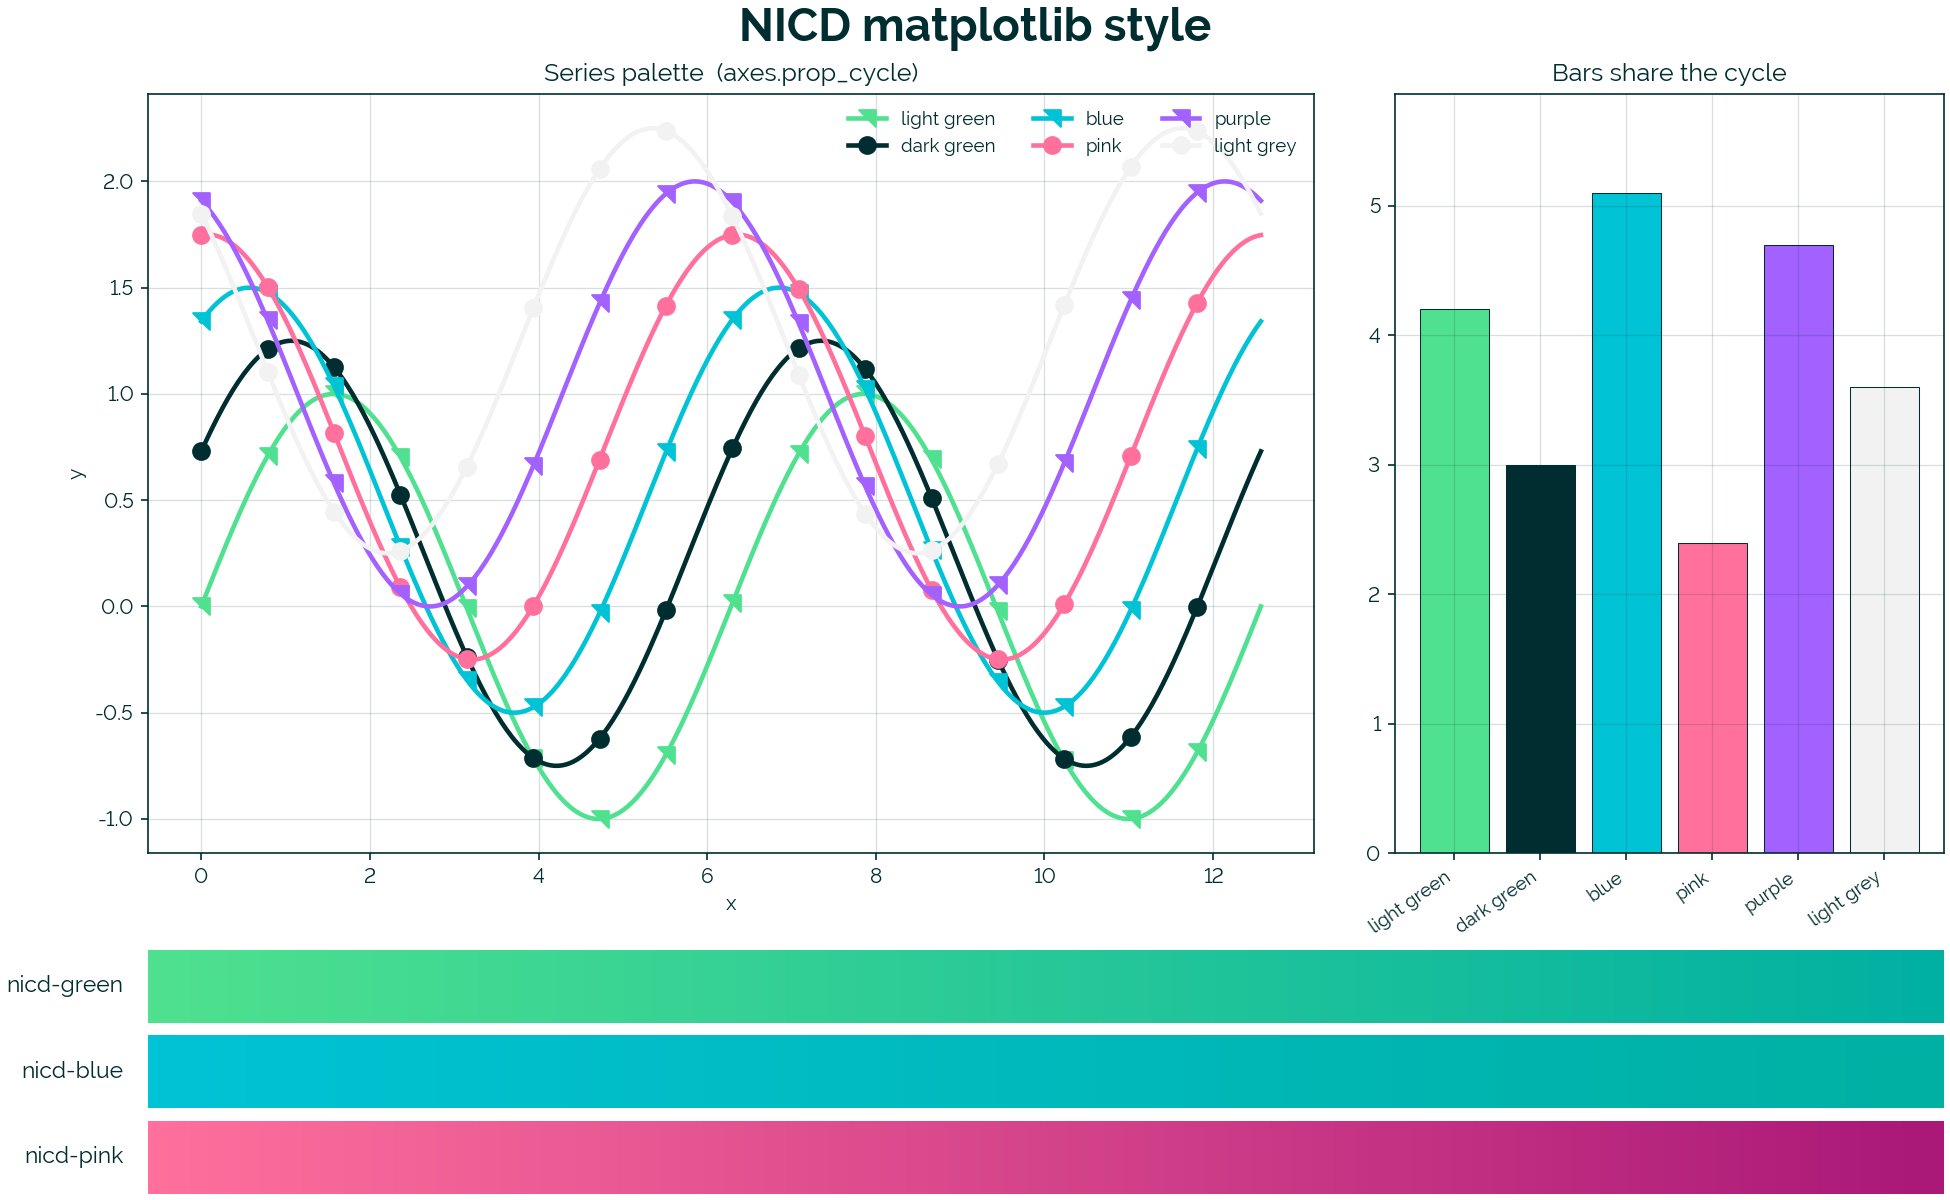

Python code for this plot:
#!/usr/bin/env python3
"""Show off the NICD matplotlib style + named colours + gradient colormaps.

Run from the repo root:

    uv run --with matplotlib python demo.py

or, with matplotlib already installed:

    python demo.py

Writes ``demo.png`` next to this script.
"""
from __future__ import annotations

import pathlib

import nicd_palette  # noqa: F401  -- side-effect: registers names + cmaps

import matplotlib.pyplot as plt  # noqa: E402
import numpy as np  # noqa: E402
from matplotlib.gridspec import GridSpec  # noqa: E402


PALETTE = [
    "nicd:light-green",
    "nicd:dark-green",
    "nicd:blue",
    "nicd:pink",
    "nicd:purple",
    "nicd:light-grey",
]
PALETTE_LABELS = [name.split(":", 1)[1].replace("-", " ") for name in PALETTE]
GRADIENTS = ["nicd-green", "nicd-blue", "nicd-pink"]


def main() -> None:
    nicd_palette.use()

    fig = plt.figure(figsize=(13, 8), constrained_layout=True)
    fig.suptitle("NICD matplotlib style", fontsize=22, fontweight="bold")

    gs = GridSpec(5, 3, figure=fig, height_ratios=[2.6, 2.6, 0.5, 0.5, 0.5])

    # --- Top-left: sinusoids using axes.prop_cycle ----------------------
    ax_lines = fig.add_subplot(gs[0:2, :2])
    x = np.linspace(0, 4 * np.pi, 400)
    for i, label in enumerate(PALETTE_LABELS):
        ax_lines.plot(
            x,
            np.sin(x + i * 0.5) + i * 0.25,
            linewidth=2.2,
            markevery=25,
            markersize=8,
            label=label,
        )
    ax_lines.set_title("Series palette  (axes.prop_cycle)")
    ax_lines.set_xlabel("x")
    ax_lines.set_ylabel("y")
    ax_lines.legend(loc="upper right", ncols=3, fontsize=9)

    # --- Top-right: bars use the same cycle by default ------------------
    ax_bars = fig.add_subplot(gs[0:2, 2])
    heights = [4.2, 3.0, 5.1, 2.4, 4.7, 3.6]
    ax_bars.bar(
        range(len(PALETTE)), heights, color=PALETTE, edgecolor="#002d30", linewidth=0.5
    )
    ax_bars.set_xticks(range(len(PALETTE)))
    ax_bars.set_xticklabels(PALETTE_LABELS, rotation=35, ha="right", fontsize=9)
    ax_bars.set_title("Bars share the cycle")
    ax_bars.set_ylim(0, max(heights) * 1.15)

    # --- Bottom three rows: gradient colormap strips --------------------
    grad = np.linspace(0, 1, 512).reshape(1, -1)
    for row, name in enumerate(GRADIENTS, start=2):
        ax = fig.add_subplot(gs[row, :])
        ax.imshow(grad, aspect="auto", cmap=name)
        ax.set_yticks([])
        ax.set_xticks([])
        ax.set_ylabel(name, rotation=0, ha="right", va="center", labelpad=12, fontsize=11)
        for spine in ax.spines.values():
            spine.set_visible(False)

    out = pathlib.Path(__file__).resolve().parent / "demo.png"
    fig.savefig(out)
    print(f"wrote {out}")


if __name__ == "__main__":
    main()
